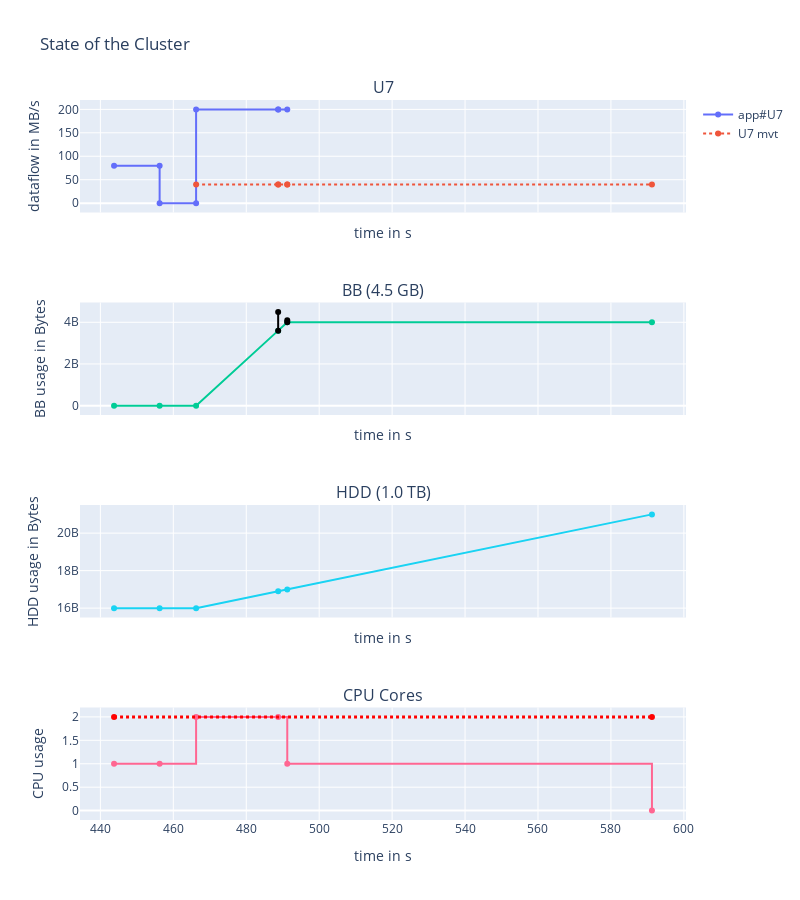

Here is the notebook cell this chart was saved with:
### Markdown cell above
Burst Buffer Saturation
 - will choose bb_size < 5GB (max used size)

### Code cell
# registering Ephemeral Tier
bb = EphemeralTier(env, name="BB", persistent_tier=hdd_tier,
                        bandwidth=nvram_bandwidth, capacity=4.5e9)

# Define the cluster with 1 persistent and 1 ephemeral
cluster = Cluster(env, tiers=[hdd_tier], ephemeral_tier=bb)
# logger
# sim env an data
data = simpy.Store(env)
logger.remove()
# Simple app: read 1GB -> compute 10s -> write 5GB
compute = [0,  10]
read = [1e9, 0]
write = [0, 5e9]
placement = [0, 0]
use_bb = [False, True] # enabling ephemeral tier for second dataset
app = Application(env, compute=compute, read=read, write=write, data=data)
env.process(app.run(cluster, placement=placement, use_bb=use_bb))
env.run()
print(f"application duration = {app.get_fitness()}")
fig = display_run(data, cluster, width=800, height=900)
fig.show()

### Figure 1 — Plotly figure (JSON) as saved in the notebook; plotly's stock layout.template omitted (floating-point values rounded to 4 significant figures)
{"data": [{"line": {"shape": "linear"}, "name": "app#U7", "text": ["READ|to/from:HDD|volume=1.0 GB", "READ|to/from:HDD|volume=1.0 GB", "COMPUTE|volume=0B", "COMPUTE|volume=0B", "WRITE|to/from:BB|volume=4.5 GB", "WRITE|to/from:BB|volume=4.5 GB", "EVICTION|to/from:HDD|volume=900.0 MB", "EVICTION|to/from:HDD|volume=900.0 MB", "WRITE|to/from:BB|volume=500.0 MB", "WRITE|to/from:BB|volume=500.0 MB", "EVICTION|to/from:HDD|volume=100.0 MB", "EVICTION|to/from:HDD|volume=100.0 MB"], "textposition": "top center", "type": "scatter", "x": [443.8, 456.2, 456.2, 466.2, 466.2, 488.8, 488.8, 488.8, 488.8, 491.2, 491.2, 491.2], "xaxis": "x", "y": [80, 80, 0, 0, 200, 200, null, null, 200, 200, null, null], "yaxis": "y"}, {"line": {"dash": "dot", "shape": "linear"}, "name": "U7 mvt", "text": ["MOVEMENT|in:HDD|from:BB|volume=900.0 MB", "MOVEMENT|in:HDD|volume=900.0 MB", "MOVEMENT|in:HDD|from:BB|volume=100.0 MB", "MOVEMENT|in:HDD|volume=100.0 MB", "MOVEMENT|in:HDD|from:BB|volume=4.0 GB", "MOVEMENT|in:HDD|volume=4.0 GB"], "textposition": "top center", "type": "scatter", "x": [466.2, 488.8, 488.8, 491.2, 491.2, 591.2], "xaxis": "x", "y": [40, 40, 40, 40, 40, 40], "yaxis": "y"}, {"line": {"shape": "linear"}, "name": "BB", "showlegend": false, "text": ["U7|Read|HDD | +volume=1.0 GB", "U7|Compute | +volume=0B", "U7|Write|BB | +volume=4.5 GB", "U7|Movement|HDD | +volume=900.0 MB", "U7|Eviction|HDD | +volume=900.0 MB", "U7|Write|BB | +volume=500.0 MB", "U7|Movement|HDD | +volume=100.0 MB", "U7|Eviction|HDD | +volume=100.0 MB", "U7|Movement|HDD | +volume=4.0 GB"], "textposition": "top center", "type": "scatter", "x": [443.8, 456.2, 466.2, 488.8, 491.2, 591.2], "xaxis": "x2", "y": [0, 0, 0, 3600000000, 4000000000, 4000000000], "yaxis": "y2"}, {"line": {"color": "black", "shape": "linear"}, "name": " Eviction", "showlegend": false, "text": ["EVICTION|IN:BB|volume=900.0 MB", "EVICTION|IN:BB|volume=900.0 MB", "EVICTION|IN:BB|volume=100.0 MB", "EVICTION|IN:BB|volume=100.0 MB"], "textposition": "top center", "type": "scatter", "x": [488.8, 488.8], "xaxis": "x2", "y": [4500000000, 3600000000], "yaxis": "y2"}, {"line": {"color": "black", "shape": "linear"}, "name": " Eviction", "showlegend": false, "text": ["EVICTION|IN:BB|volume=900.0 MB", "EVICTION|IN:BB|volume=900.0 MB", "EVICTION|IN:BB|volume=100.0 MB", "EVICTION|IN:BB|volume=100.0 MB"], "textposition": "top center", "type": "scatter", "x": [491.2, 491.2], "xaxis": "x2", "y": [4100000000, 4000000000], "yaxis": "y2"}, {"line": {"shape": "linear"}, "name": "HDD", "showlegend": false, "text": ["U7|Read|HDD | +volume=1.0 GB", "U7|Compute | +volume=0B", "U7|Write|BB | +volume=4.5 GB", "U7|Movement|HDD | +volume=900.0 MB", "U7|Eviction|HDD | +volume=900.0 MB", "U7|Write|BB | +volume=500.0 MB", "U7|Movement|HDD | +volume=100.0 MB", "U7|Eviction|HDD | +volume=100.0 MB", "U7|Movement|HDD | +volume=4.0 GB"], "textposition": "top center", "type": "scatter", "x": [443.8, 456.2, 466.2, 488.8, 491.2, 591.2], "xaxis": "x3", "y": [16000000000.0, 16000000000.0, 16000000000.0, 16900000000, 17000000000, 21000000000.0], "yaxis": "y3"}, {"line": {"shape": "hv"}, "showlegend": false, "type": "scatter", "x": [443.8, 456.2, 466.2, 488.8, 491.2, 591.2], "xaxis": "x4", "y": [1, 1, 2, 2, 1, 0], "yaxis": "y4"}, {"line": {"color": "red", "dash": "dot", "shape": "hv", "width": 3}, "showlegend": false, "text": ["Maximum available cores in cluster=2", "Maximum available cores in cluster=2"], "type": "scatter", "x": [443.8, 591.2], "xaxis": "x4", "y": [2, 2], "yaxis": "y4"}], "layout": {"annotations": [{"font": {"size": 16}, "showarrow": false, "text": "U7", "x": 0.5, "xanchor": "center", "xref": "paper", "y": 1, "yanchor": "bottom", "yref": "paper"}, {"font": {"size": 16}, "showarrow": false, "text": "BB (4.5 GB)", "x": 0.5, "xanchor": "center", "xref": "paper", "y": 0.7188, "yanchor": "bottom", "yref": "paper"}, {"font": {"size": 16}, "showarrow": false, "text": "HDD (1.0 TB)", "x": 0.5, "xanchor": "center", "xref": "paper", "y": 0.4375, "yanchor": "bottom", "yref": "paper"}, {"font": {"size": 16}, "showarrow": false, "text": "CPU Cores", "x": 0.5, "xanchor": "center", "xref": "paper", "y": 0.1562, "yanchor": "bottom", "yref": "paper"}], "height": 900, "title": {"text": "State of the Cluster"}, "width": 800, "xaxis": {"anchor": "y", "domain": [0, 1], "matches": "x4", "showticklabels": false, "title": {"text": "time in s"}}, "xaxis2": {"anchor": "y2", "domain": [0, 1], "matches": "x4", "showticklabels": false, "title": {"text": "time in s"}}, "xaxis3": {"anchor": "y3", "domain": [0, 1], "matches": "x4", "showticklabels": false, "title": {"text": "time in s"}}, "xaxis4": {"anchor": "y4", "domain": [0, 1], "title": {"text": "time in s"}}, "yaxis": {"anchor": "x", "domain": [0.8438, 1], "title": {"text": "dataflow in MB/s"}}, "yaxis2": {"anchor": "x2", "domain": [0.5625, 0.7188], "title": {"text": "BB usage in Bytes"}}, "yaxis3": {"anchor": "x3", "domain": [0.2812, 0.4375], "title": {"text": "HDD usage in Bytes"}}, "yaxis4": {"anchor": "x4", "domain": [0, 0.1562], "title": {"text": "CPU usage"}}}}
